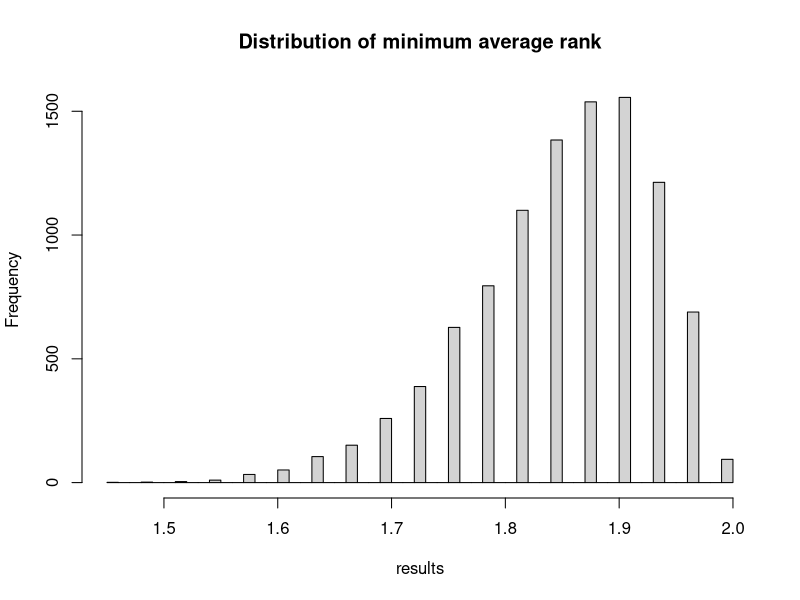

R code for this plot:
## ---- chunk 1
# Set the number of trials
n_iters <- 10000

# An empty array to store the trial results.
results <- numeric(n_iters)

# Step 1 above.
bucket <- c(1, 2, 3)

n_rows <- 33

# Do 10000 trials.
for (i in 1:n_iters) {
    # Prepare vectors to store shuffled row results.
    t1 <- numeric(n_rows)
    t2 <- numeric(n_rows)
    t3 <- numeric(n_rows)
    # Step 3 (for all 33 rows).
    for (row_no in 1:n_rows) {
        # Step 2.
        shuffled <- sample(bucket)
        # Step 2 continued.
        t1[row_no] <- shuffled[1]
        t2[row_no] <- shuffled[2]
        t3[row_no] <- shuffled[3]
    }
    # Step 4.
    m_t1 <- mean(t1)
    m_t2 <- mean(t2)
    m_t3 <- mean(t3)
    # Step 5.
    means <- c(m_t1, m_t2, m_t3)
    min_mean <- min(means)
    results[i] <- min_mean
}

hist(results, breaks=50,
     main='Distribution of minimum average rank')

# Step 7.
k <- sum(results <= 1.49)
kk <- k / n_iters

message('Proportion minimum average rank <= 1.48: ', kk)
